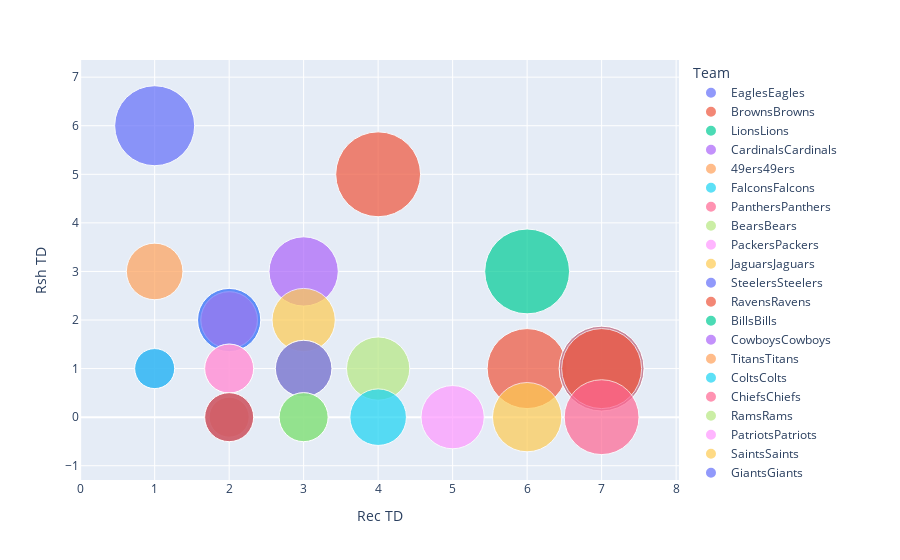

Source (notebook cell):
### Code cell
px.scatter(scoring_df, x='Rec TD', y='Rsh TD', color='Team', size='Tot TD', hover_name='Team', size_max=60)

### Figure 1 — Plotly figure (JSON) as saved in the notebook; plotly's stock layout.template omitted (floating-point values rounded to 4 significant figures)
{"data": [{"hovertemplate": "<b>%{hovertext}</b><br><br>Team=EaglesEagles<br>Rec TD=%{x}<br>Rsh TD=%{y}<br>Tot TD=%{marker.size}<extra></extra>", "hovertext": ["EaglesEagles"], "legendgroup": "EaglesEagles", "marker": {"color": "#636efa", "size": [8], "sizemode": "area", "sizeref": 0.0025, "symbol": "circle"}, "mode": "markers", "name": "EaglesEagles", "orientation": "v", "showlegend": true, "type": "scatter", "x": [1], "xaxis": "x", "y": [6], "yaxis": "y"}, {"hovertemplate": "<b>%{hovertext}</b><br><br>Team=BrownsBrowns<br>Rec TD=%{x}<br>Rsh TD=%{y}<br>Tot TD=%{marker.size}<extra></extra>", "hovertext": ["BrownsBrowns"], "legendgroup": "BrownsBrowns", "marker": {"color": "#EF553B", "size": [9], "sizemode": "area", "sizeref": 0.0025, "symbol": "circle"}, "mode": "markers", "name": "BrownsBrowns", "orientation": "v", "showlegend": true, "type": "scatter", "x": [4], "xaxis": "x", "y": [5], "yaxis": "y"}, {"hovertemplate": "<b>%{hovertext}</b><br><br>Team=LionsLions<br>Rec TD=%{x}<br>Rsh TD=%{y}<br>Tot TD=%{marker.size}<extra></extra>", "hovertext": ["LionsLions"], "legendgroup": "LionsLions", "marker": {"color": "#00cc96", "size": [9], "sizemode": "area", "sizeref": 0.0025, "symbol": "circle"}, "mode": "markers", "name": "LionsLions", "orientation": "v", "showlegend": true, "type": "scatter", "x": [6], "xaxis": "x", "y": [3], "yaxis": "y"}, {"hovertemplate": "<b>%{hovertext}</b><br><br>Team=CardinalsCardinals<br>Rec TD=%{x}<br>Rsh TD=%{y}<br>Tot TD=%{marker.size}<extra></extra>", "hovertext": ["CardinalsCardinals"], "legendgroup": "CardinalsCardinals", "marker": {"color": "#ab63fa", "size": [6], "sizemode": "area", "sizeref": 0.0025, "symbol": "circle"}, "mode": "markers", "name": "CardinalsCardinals", "orientation": "v", "showlegend": true, "type": "scatter", "x": [3], "xaxis": "x", "y": [3], "yaxis": "y"}, {"hovertemplate": "<b>%{hovertext}</b><br><br>Team=49ers49ers<br>Rec TD=%{x}<br>Rsh TD=%{y}<br>Tot TD=%{marker.size}<extra></extra>", "hovertext": ["49ers49ers"], "legendgroup": "49ers49ers", "marker": {"color": "#FFA15A", "size": [4], "sizemode": "area", "sizeref": 0.0025, "symbol": "circle"}, "mode": "markers", "name": "49ers49ers", "orientation": "v", "showlegend": true, "type": "scatter", "x": [1], "xaxis": "x", "y": [3], "yaxis": "y"}, {"hovertemplate": "<b>%{hovertext}</b><br><br>Team=FalconsFalcons<br>Rec TD=%{x}<br>Rsh TD=%{y}<br>Tot TD=%{marker.size}<extra></extra>", "hovertext": ["FalconsFalcons"], "legendgroup": "FalconsFalcons", "marker": {"color": "#19d3f3", "size": [5], "sizemode": "area", "sizeref": 0.0025, "symbol": "circle"}, "mode": "markers", "name": "FalconsFalcons", "orientation": "v", "showlegend": true, "type": "scatter", "x": [2], "xaxis": "x", "y": [2], "yaxis": "y"}, {"hovertemplate": "<b>%{hovertext}</b><br><br>Team=PanthersPanthers<br>Rec TD=%{x}<br>Rsh TD=%{y}<br>Tot TD=%{marker.size}<extra></extra>", "hovertext": ["PanthersPanthers"], "legendgroup": "PanthersPanthers", "marker": {"color": "#FF6692", "size": [4], "sizemode": "area", "sizeref": 0.0025, "symbol": "circle"}, "mode": "markers", "name": "PanthersPanthers", "orientation": "v", "showlegend": true, "type": "scatter", "x": [2], "xaxis": "x", "y": [2], "yaxis": "y"}, {"hovertemplate": "<b>%{hovertext}</b><br><br>Team=BearsBears<br>Rec TD=%{x}<br>Rsh TD=%{y}<br>Tot TD=%{marker.size}<extra></extra>", "hovertext": ["BearsBears"], "legendgroup": "BearsBears", "marker": {"color": "#B6E880", "size": [4], "sizemode": "area", "sizeref": 0.0025, "symbol": "circle"}, "mode": "markers", "name": "BearsBears", "orientation": "v", "showlegend": true, "type": "scatter", "x": [2], "xaxis": "x", "y": [2], "yaxis": "y"}, {"hovertemplate": "<b>%{hovertext}</b><br><br>Team=PackersPackers<br>Rec TD=%{x}<br>Rsh TD=%{y}<br>Tot TD=%{marker.size}<extra></extra>", "hovertext": ["PackersPackers"], "legendgroup": "PackersPackers", "marker": {"color": "#FF97FF", "size": [4], "sizemode": "area", "sizeref": 0.0025, "symbol": "circle"}, "mode": "markers", "name": "PackersPackers", "orientation": "v", "showlegend": true, "type": "scatter", "x": [2], "xaxis": "x", "y": [2], "yaxis": "y"}, {"hovertemplate": "<b>%{hovertext}</b><br><br>Team=JaguarsJaguars<br>Rec TD=%{x}<br>Rsh TD=%{y}<br>Tot TD=%{marker.size}<extra></extra>", "hovertext": ["JaguarsJaguars"], "legendgroup": "JaguarsJaguars", "marker": {"color": "#FECB52", "size": [5], "sizemode": "area", "sizeref": 0.0025, "symbol": "circle"}, "mode": "markers", "name": "JaguarsJaguars", "orientation": "v", "showlegend": true, "type": "scatter", "x": [3], "xaxis": "x", "y": [2], "yaxis": "y"}, {"hovertemplate": "<b>%{hovertext}</b><br><br>Team=SteelersSteelers<br>Rec TD=%{x}<br>Rsh TD=%{y}<br>Tot TD=%{marker.size}<extra></extra>", "hovertext": ["SteelersSteelers"], "legendgroup": "SteelersSteelers", "marker": {"color": "#636efa", "size": [5], "sizemode": "area", "sizeref": 0.0025, "symbol": "circle"}, "mode": "markers", "name": "SteelersSteelers", "orientation": "v", "showlegend": true, "type": "scatter", "x": [2], "xaxis": "x", "y": [2], "yaxis": "y"}, {"hovertemplate": "<b>%{hovertext}</b><br><br>Team=RavensRavens<br>Rec TD=%{x}<br>Rsh TD=%{y}<br>Tot TD=%{marker.size}<extra></extra>", "hovertext": ["RavensRavens"], "legendgroup": "RavensRavens", "marker": {"color": "#EF553B", "size": [8], "sizemode": "area", "sizeref": 0.0025, "symbol": "circle"}, "mode": "markers", "name": "RavensRavens", "orientation": "v", "showlegend": true, "type": "scatter", "x": [6], "xaxis": "x", "y": [1], "yaxis": "y"}, {"hovertemplate": "<b>%{hovertext}</b><br><br>Team=BillsBills<br>Rec TD=%{x}<br>Rsh TD=%{y}<br>Tot TD=%{marker.size}<extra></extra>", "hovertext": ["BillsBills"], "legendgroup": "BillsBills", "marker": {"color": "#00cc96", "size": [9], "sizemode": "area", "sizeref": 0.0025, "symbol": "circle"}, "mode": "markers", "name": "BillsBills", "orientation": "v", "showlegend": true, "type": "scatter", "x": [7], "xaxis": "x", "y": [1], "yaxis": "y"}, {"hovertemplate": "<b>%{hovertext}</b><br><br>Team=CowboysCowboys<br>Rec TD=%{x}<br>Rsh TD=%{y}<br>Tot TD=%{marker.size}<extra></extra>", "hovertext": ["CowboysCowboys"], "legendgroup": "CowboysCowboys", "marker": {"color": "#ab63fa", "size": [2], "sizemode": "area", "sizeref": 0.0025, "symbol": "circle"}, "mode": "markers", "name": "CowboysCowboys", "orientation": "v", "showlegend": true, "type": "scatter", "x": [1], "xaxis": "x", "y": [1], "yaxis": "y"}, {"hovertemplate": "<b>%{hovertext}</b><br><br>Team=TitansTitans<br>Rec TD=%{x}<br>Rsh TD=%{y}<br>Tot TD=%{marker.size}<extra></extra>", "hovertext": ["TitansTitans"], "legendgroup": "TitansTitans", "marker": {"color": "#FFA15A", "size": [3], "sizemode": "area", "sizeref": 0.0025, "symbol": "circle"}, "mode": "markers", "name": "TitansTitans", "orientation": "v", "showlegend": true, "type": "scatter", "x": [2], "xaxis": "x", "y": [1], "yaxis": "y"}, {"hovertemplate": "<b>%{hovertext}</b><br><br>Team=ColtsColts<br>Rec TD=%{x}<br>Rsh TD=%{y}<br>Tot TD=%{marker.size}<extra></extra>", "hovertext": ["ColtsColts"], "legendgroup": "ColtsColts", "marker": {"color": "#19d3f3", "size": [2], "sizemode": "area", "sizeref": 0.0025, "symbol": "circle"}, "mode": "markers", "name": "ColtsColts", "orientation": "v", "showlegend": true, "type": "scatter", "x": [1], "xaxis": "x", "y": [1], "yaxis": "y"}, {"hovertemplate": "<b>%{hovertext}</b><br><br>Team=ChiefsChiefs<br>Rec TD=%{x}<br>Rsh TD=%{y}<br>Tot TD=%{marker.size}<extra></extra>", "hovertext": ["ChiefsChiefs"], "legendgroup": "ChiefsChiefs", "marker": {"color": "#FF6692", "size": [9], "sizemode": "area", "sizeref": 0.0025, "symbol": "circle"}, "mode": "markers", "name": "ChiefsChiefs", "orientation": "v", "showlegend": true, "type": "scatter", "x": [7], "xaxis": "x", "y": [1], "yaxis": "y"}, {"hovertemplate": "<b>%{hovertext}</b><br><br>Team=RamsRams<br>Rec TD=%{x}<br>Rsh TD=%{y}<br>Tot TD=%{marker.size}<extra></extra>", "hovertext": ["RamsRams"], "legendgroup": "RamsRams", "marker": {"color": "#B6E880", "size": [5], "sizemode": "area", "sizeref": 0.0025, "symbol": "circle"}, "mode": "markers", "name": "RamsRams", "orientation": "v", "showlegend": true, "type": "scatter", "x": [4], "xaxis": "x", "y": [1], "yaxis": "y"}, {"hovertemplate": "<b>%{hovertext}</b><br><br>Team=PatriotsPatriots<br>Rec TD=%{x}<br>Rsh TD=%{y}<br>Tot TD=%{marker.size}<extra></extra>", "hovertext": ["PatriotsPatriots"], "legendgroup": "PatriotsPatriots", "marker": {"color": "#FF97FF", "size": [3], "sizemode": "area", "sizeref": 0.0025, "symbol": "circle"}, "mode": "markers", "name": "PatriotsPatriots", "orientation": "v", "showlegend": true, "type": "scatter", "x": [2], "xaxis": "x", "y": [1], "yaxis": "y"}, {"hovertemplate": "<b>%{hovertext}</b><br><br>Team=SaintsSaints<br>Rec TD=%{x}<br>Rsh TD=%{y}<br>Tot TD=%{marker.size}<extra></extra>", "hovertext": ["SaintsSaints"], "legendgroup": "SaintsSaints", "marker": {"color": "#FECB52", "size": [4], "sizemode": "area", "sizeref": 0.0025, "symbol": "circle"}, "mode": "markers", "name": "SaintsSaints", "orientation": "v", "showlegend": true, "type": "scatter", "x": [3], "xaxis": "x", "y": [1], "yaxis": "y"}, {"hovertemplate": "<b>%{hovertext}</b><br><br>Team=GiantsGiants<br>Rec TD=%{x}<br>Rsh TD=%{y}<br>Tot TD=%{marker.size}<extra></extra>", "hovertext": ["GiantsGiants"], "legendgroup": "GiantsGiants", "marker": {"color": "#636efa", "size": [4], "sizemode": "area", "sizeref": 0.0025, "symbol": "circle"}, "mode": "markers", "name": "GiantsGiants", "orientation": "v", "showlegend": true, "type": "scatter", "x": [3], "xaxis": "x", "y": [1], "yaxis": "y"}, {"hovertemplate": "<b>%{hovertext}</b><br><br>Team=CommandersCommanders<br>Rec TD=%{x}<br>Rsh TD=%{y}<br>Tot TD=%{marker.size}<extra></extra>", "hovertext": ["CommandersCommanders"], "legendgroup": "CommandersCommanders", "marker": {"color": "#EF553B", "size": [8], "sizemode": "area", "sizeref": 0.0025, "symbol": "circle"}, "mode": "markers", "name": "CommandersCommanders", "orientation": "v", "showlegend": true, "type": "scatter", "x": [7], "xaxis": "x", "y": [1], "yaxis": "y"}, {"hovertemplate": "<b>%{hovertext}</b><br><br>Team=BengalsBengals<br>Rec TD=%{x}<br>Rsh TD=%{y}<br>Tot TD=%{marker.size}<extra></extra>", "hovertext": ["BengalsBengals"], "legendgroup": "BengalsBengals", "marker": {"color": "#00cc96", "size": [3], "sizemode": "area", "sizeref": 0.0025, "symbol": "circle"}, "mode": "markers", "name": "BengalsBengals", "orientation": "v", "showlegend": true, "type": "scatter", "x": [3], "xaxis": "x", "y": [0], "yaxis": "y"}, {"hovertemplate": "<b>%{hovertext}</b><br><br>Team=BroncosBroncos<br>Rec TD=%{x}<br>Rsh TD=%{y}<br>Tot TD=%{marker.size}<extra></extra>", "hovertext": ["BroncosBroncos"], "legendgroup": "BroncosBroncos", "marker": {"color": "#ab63fa", "size": [2], "sizemode": "area", "sizeref": 0.0025, "symbol": "circle"}, "mode": "markers", "name": "BroncosBroncos", "orientation": "v", "showlegend": true, "type": "scatter", "x": [2], "xaxis": "x", "y": [0], "yaxis": "y"}, {"hovertemplate": "<b>%{hovertext}</b><br><br>Team=TexansTexans<br>Rec TD=%{x}<br>Rsh TD=%{y}<br>Tot TD=%{marker.size}<extra></extra>", "hovertext": ["TexansTexans"], "legendgroup": "TexansTexans", "marker": {"color": "#FFA15A", "size": [2], "sizemode": "area", "sizeref": 0.0025, "symbol": "circle"}, "mode": "markers", "name": "TexansTexans", "orientation": "v", "showlegend": true, "type": "scatter", "x": [2], "xaxis": "x", "y": [0], "yaxis": "y"}, {"hovertemplate": "<b>%{hovertext}</b><br><br>Team=RaidersRaiders<br>Rec TD=%{x}<br>Rsh TD=%{y}<br>Tot TD=%{marker.size}<extra></extra>", "hovertext": ["RaidersRaiders"], "legendgroup": "RaidersRaiders", "marker": {"color": "#19d3f3", "size": [4], "sizemode": "area", "sizeref": 0.0025, "symbol": "circle"}, "mode": "markers", "name": "RaidersRaiders", "orientation": "v", "showlegend": true, "type": "scatter", "x": [4], "xaxis": "x", "y": [0], "yaxis": "y"}, {"hovertemplate": "<b>%{hovertext}</b><br><br>Team=DolphinsDolphins<br>Rec TD=%{x}<br>Rsh TD=%{y}<br>Tot TD=%{marker.size}<extra></extra>", "hovertext": ["DolphinsDolphins"], "legendgroup": "DolphinsDolphins", "marker": {"color": "#FF6692", "size": [7], "sizemode": "area", "sizeref": 0.0025, "symbol": "circle"}, "mode": "markers", "name": "DolphinsDolphins", "orientation": "v", "showlegend": true, "type": "scatter", "x": [7], "xaxis": "x", "y": [0], "yaxis": "y"}, {"hovertemplate": "<b>%{hovertext}</b><br><br>Team=VikingsVikings<br>Rec TD=%{x}<br>Rsh TD=%{y}<br>Tot TD=%{marker.size}<extra></extra>", "hovertext": ["VikingsVikings"], "legendgroup": "VikingsVikings", "marker": {"color": "#B6E880", "size": [3], "sizemode": "area", "sizeref": 0.0025, "symbol": "circle"}, "mode": "markers", "name": "VikingsVikings", "orientation": "v", "showlegend": true, "type": "scatter", "x": [3], "xaxis": "x", "y": [0], "yaxis": "y"}, {"hovertemplate": "<b>%{hovertext}</b><br><br>Team=JetsJets<br>Rec TD=%{x}<br>Rsh TD=%{y}<br>Tot TD=%{marker.size}<extra></extra>", "hovertext": ["JetsJets"], "legendgroup": "JetsJets", "marker": {"color": "#FF97FF", "size": [5], "sizemode": "area", "sizeref": 0.0025, "symbol": "circle"}, "mode": "markers", "name": "JetsJets", "orientation": "v", "showlegend": true, "type": "scatter", "x": [5], "xaxis": "x", "y": [0], "yaxis": "y"}, {"hovertemplate": "<b>%{hovertext}</b><br><br>Team=ChargersChargers<br>Rec TD=%{x}<br>Rsh TD=%{y}<br>Tot TD=%{marker.size}<extra></extra>", "hovertext": ["ChargersChargers"], "legendgroup": "ChargersChargers", "marker": {"color": "#FECB52", "size": [6], "sizemode": "area", "sizeref": 0.0025, "symbol": "circle"}, "mode": "markers", "name": "ChargersChargers", "orientation": "v", "showlegend": true, "type": "scatter", "x": [6], "xaxis": "x", "y": [0], "yaxis": "y"}, {"hovertemplate": "<b>%{hovertext}</b><br><br>Team=SeahawksSeahawks<br>Rec TD=%{x}<br>Rsh TD=%{y}<br>Tot TD=%{marker.size}<extra></extra>", "hovertext": ["SeahawksSeahawks"], "legendgroup": "SeahawksSeahawks", "marker": {"color": "#636efa", "size": [3], "sizemode": "area", "sizeref": 0.0025, "symbol": "circle"}, "mode": "markers", "name": "SeahawksSeahawks", "orientation": "v", "showlegend": true, "type": "scatter", "x": [2], "xaxis": "x", "y": [0], "yaxis": "y"}, {"hovertemplate": "<b>%{hovertext}</b><br><br>Team=BuccaneersBuccaneers<br>Rec TD=%{x}<br>Rsh TD=%{y}<br>Tot TD=%{marker.size}<extra></extra>", "hovertext": ["BuccaneersBuccaneers"], "legendgroup": "BuccaneersBuccaneers", "marker": {"color": "#EF553B", "size": [3], "sizemode": "area", "sizeref": 0.0025, "symbol": "circle"}, "mode": "markers", "name": "BuccaneersBuccaneers", "orientation": "v", "showlegend": true, "type": "scatter", "x": [2], "xaxis": "x", "y": [0], "yaxis": "y"}], "layout": {"legend": {"itemsizing": "constant", "title": {"text": "Team"}, "tracegroupgap": 0}, "margin": {"t": 60}, "xaxis": {"anchor": "y", "domain": [0, 1], "title": {"text": "Rec TD"}}, "yaxis": {"anchor": "x", "domain": [0, 1], "title": {"text": "Rsh TD"}}}}
